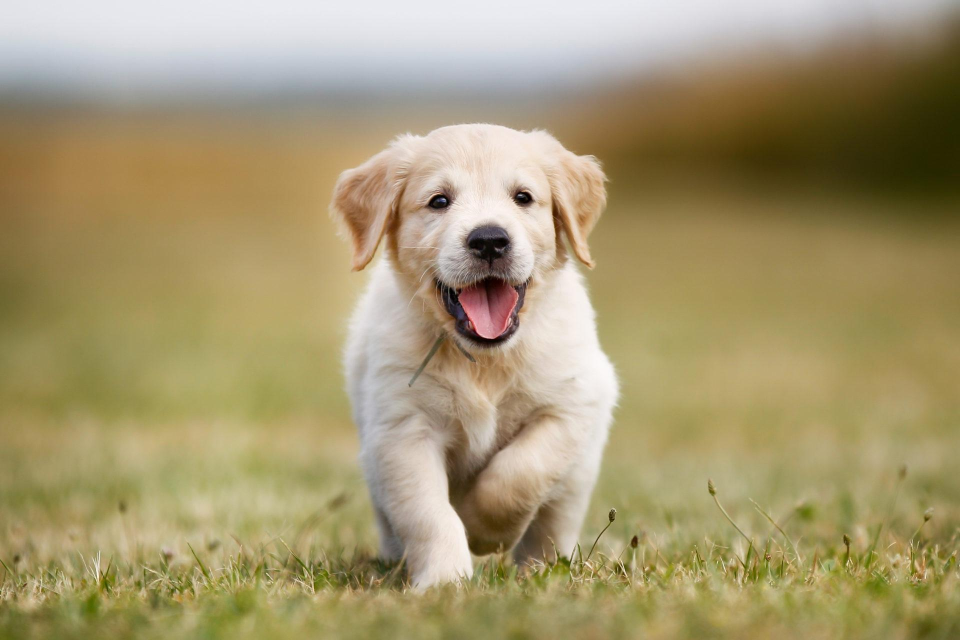
#> input picture chapter20/Cutedog.jpg, 1920 x 1280 px (shown at 1/2 size)
$ python pillowmodule.py
#> lines starting #> are read from the running program, lines starting #| are printed output that depends on the picture
"""
    CHAPTER 21
    TUTORIAL NO. 230
    EDIT IMAGES USING PYTHON
        Installation of pillow library
        change the image extension
        resize image fiels
        resize mulitiple images using for loop
        sharpness
        brightness
        color
        contrast
        Image Blur, GaussianBlurS
"""
from PIL import Image, ImageEnhance
import os
# [17 lines of commented-out code are left out]
img = Image.open('Cutedog.jpg')
#> img is the input picture: PIL image 1920x1280 RGB; mean R, G, B 164.6, 151.1, 111.7
enhancer = ImageEnhance.Color(img)
enhancer.enhance(5).save('enhance.jpg')
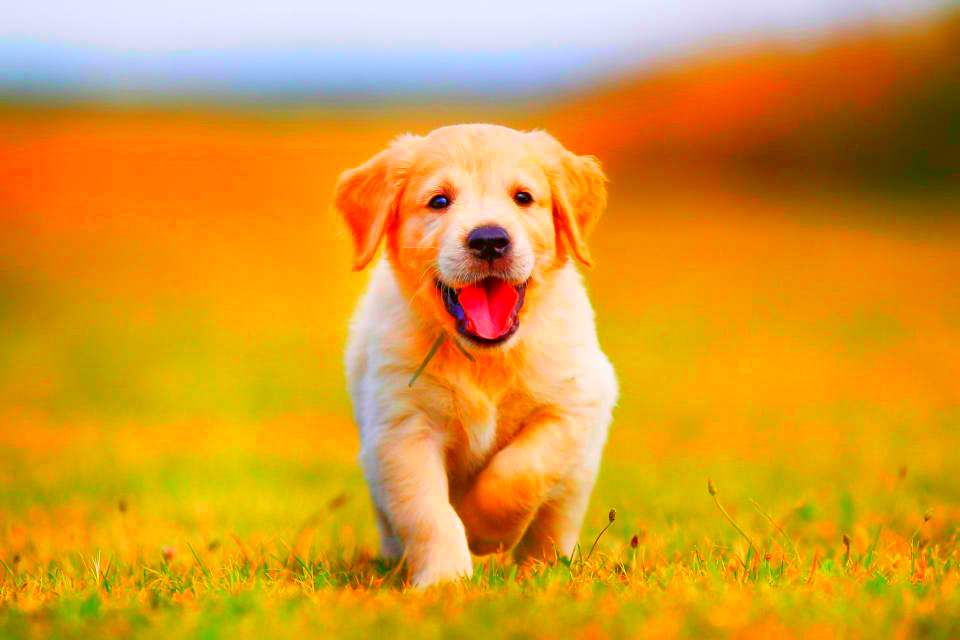
#> saved as enhance.jpg: PIL image 1920x1280 RGB (shown at 1/2 size); mean R, G, B 215.8, 153, 44.6
# 0 : Blurr
# 1 : Original image
# 2 : image with increased sharpness
img = Image.open('enhance.jpg')
img.show()
